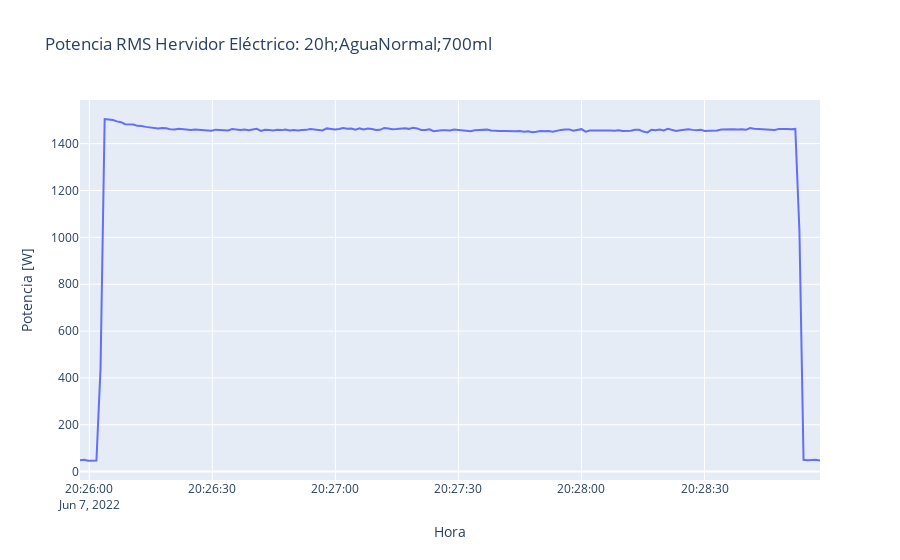

Notebook cell for this chart:
### Code cell
fig = go.Figure(
    data=[
        go.Line(x=BD_carga['Fecha'][0:12*75],
                y=BD_carga['Potencia'][0:12*75], name="Power")
    ],
    layout=go.Layout(
        title=dict(text='Potencia RMS Hervidor Eléctrico: 20h;AguaNormal;700ml'),
        xaxis=dict(title='Hora'),
        yaxis=dict(title='Potencia [W]')
    )
)
fig.show()

### Figure 1 — Plotly figure (JSON) as saved in the notebook; plotly's stock layout.template omitted (floating-point values rounded to 4 significant figures; data arrays with more than 128 entries replaced by an {"elided": "..."} marker saying what was removed)
{"data": [{"name": "Power", "type": "scatter", "x": {"elided": "181 str values"}, "y": {"elided": "181 float values"}}], "layout": {"title": {"text": "Potencia RMS Hervidor Eléctrico: 20h;AguaNormal;700ml"}, "xaxis": {"title": {"text": "Hora"}}, "yaxis": {"title": {"text": "Potencia [W]"}}}}
